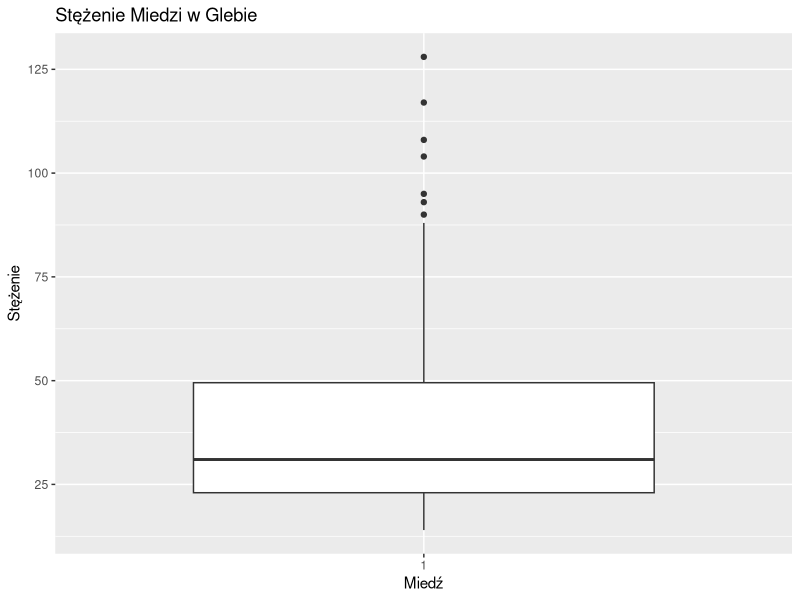
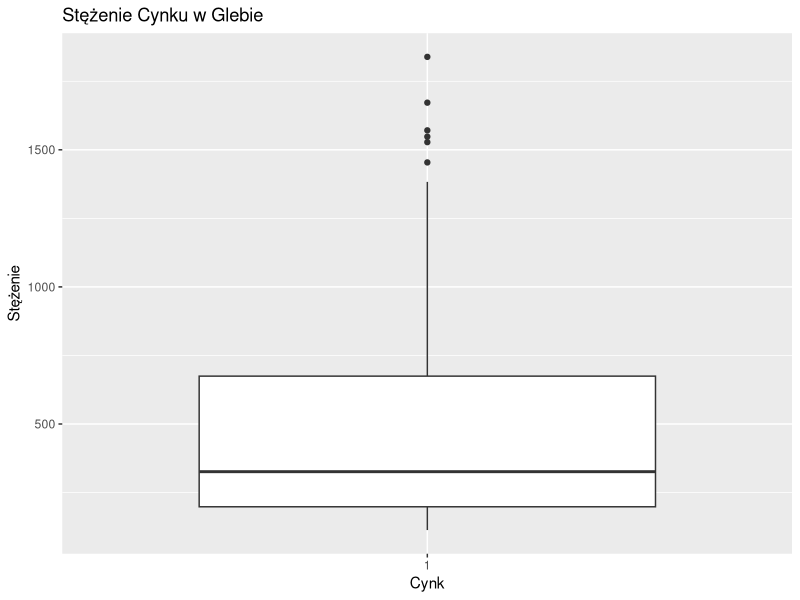

R code for these plots, in order:
## ---- chunk 1
knitr::opts_chunk$set(echo = TRUE)
## ---- chunk 2
library(stats)
library(ggplot2)
## ---- chunk 3
gleba <- read.table("gleba.csv",sep = ",", header = TRUE)
colSums(is.na(gleba))
head(gleba)
## ---- chunk 4
ggplot(gleba, aes(x = factor(1), y = copper)) + 
  geom_boxplot() + 
  labs(title = "Stężenie Miedzi w Glebie", x = "Miedź", y = "Stężenie")
## ---- chunk 5
ggplot(gleba, aes(x = factor(1), y = zinc)) + 
  geom_boxplot() + 
  labs(title = "Stężenie Cynku w Glebie", x = "Cynk", y = "Stężenie",color="lightpink")
## ---- chunk 6
alpha <- 0.04
## ---- chunk 7
var.test(gleba$copper, gleba$zinc)
## ---- chunk 8
t.test(gleba$copper, gleba$zinc,conf.level=0.96)
## ---- chunk 9
cor(gleba$copper, gleba$zinc,method = "pearson")
## ---- chunk 10
cor.test(gleba$copper, gleba$zinc, conf.level = 0.94) 
## ---- chunk 11
library(MASS)
## ---- chunk 12
dane <- anorexia
head(dane)
## ---- chunk 13
n <- 72
## ---- chunk 14
dane_cbt <- subset(anorexia, Treat == "CBT")

dane_cbt_rozn <- dane_cbt$Postwt - dane_cbt$Prewt

test <- t.test(dane_cbt_rozn)
p_u <- test$conf.int[1:2]
round(p_u,3)
## ---- chunk 15
t.test(dane_cbt_rozn, alternative = "two.sided")
## ---- chunk 16
n <- 80
czerwone <- 35
biale <- 31
rozowe <- 14

w <- c(czerwone, biale, rozowe)
stos <- c(3, 2, 2)
wszystkie_obserwacje <- n
## ---- chunk 17
ocz <- wszystkie_obserwacje*stos/sum(stos)
ocz
## ---- chunk 18
p <- ocz/sum(ocz)
sum(p)
## ---- chunk 19
chisq.test(x = w, p = p)
